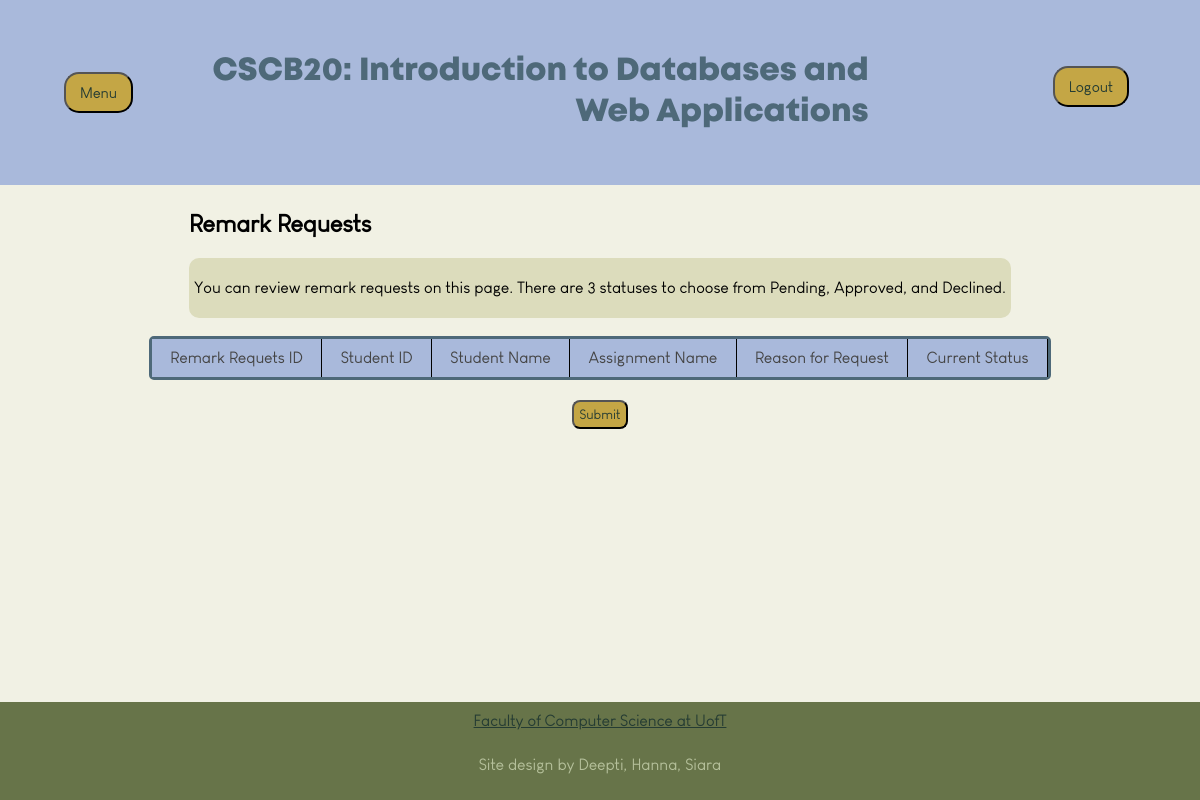
Page /viewremarkrequests on the earlier database version.
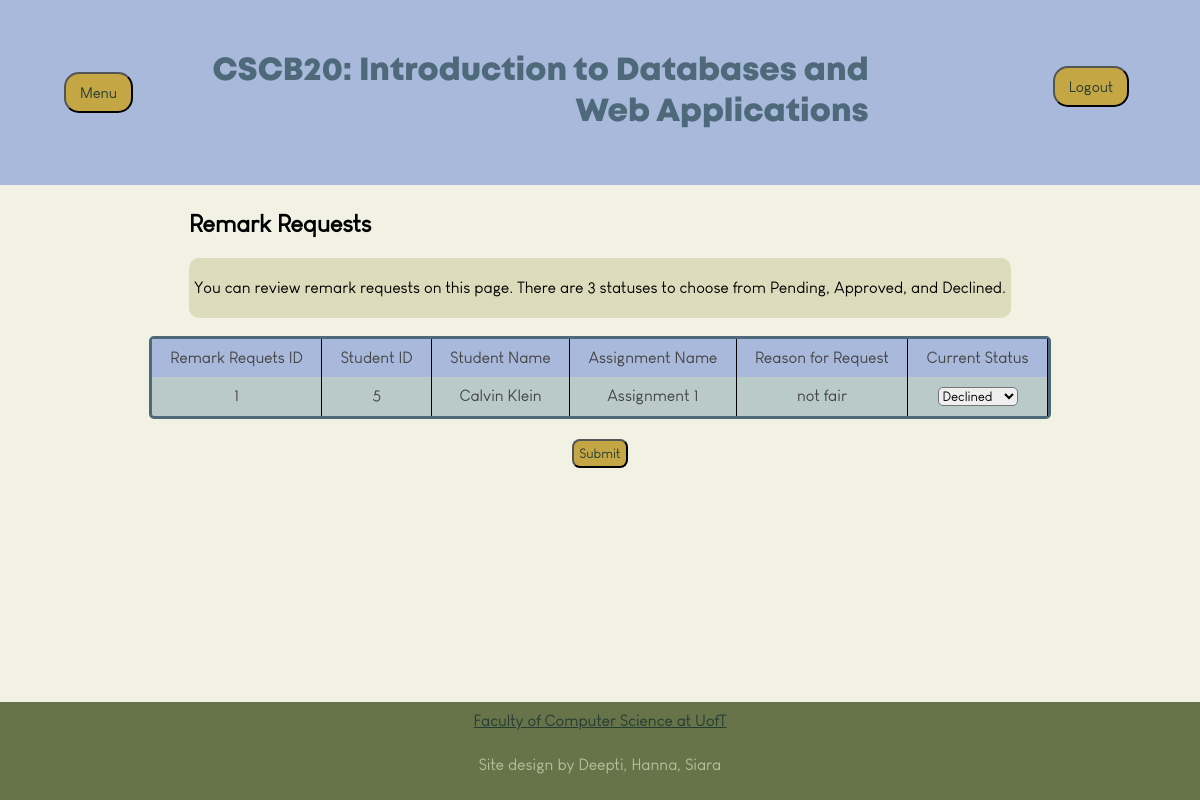
Same page on the later database version.
### app.py (models this page shows)
class RemarkRequests(db.Model):
    __tablename__ = 'remarkrequests'
    remark_id = db.Column(db.Integer, primary_key=True, autoincrement=True)
    assessment_id = db.Column(db.Integer, ForeignKey('assessments.assessment_id'), nullable=False)
    user_id = db.Column(db.Integer, ForeignKey('users.user_id'), nullable=False)
    status = db.Column(db.Integer, nullable=False, default=0)
    remark_reason = db.Column(db.String(500), nullable=True)
    remark_to_user = relationship("User", backref='remarkrequests')
    remark_to_assessment = relationship("Assessment", backref='remarkrequests')

class User(db.Model):
    __tablename__ = 'users'
    user_id = db.Column(db.Integer, primary_key=True, autoincrement=True)
    username = db.Column(db.String(100), nullable=False, unique=True)
    email = db.Column(db.String(100), nullable=False, unique=True)
    password = db.Column(db.String(100), nullable=False)
    first_name = Column(db.String(100))
    last_name = Column(db.String(100))
    user_type = Column(db.Integer, nullable=False)
    instr_feedback = relationship("Feedback", back_populates="instr_to_feedback")

class Assessment(db.Model):
    __tablename__ = 'assessments'
    assessment_id = db.Column(db.Integer, primary_key=True)
    name = db.Column(db.String, nullable=False)
    type = db.Column(db.String, nullable=False)
    details = db.Column(db.String)
    instructor_id = db.Column(db.Integer, ForeignKey('users.user_id'), nullable=False)

### app.py (the view, shortened to what this page needs)
@app.route('/viewremarkrequests', methods=['GET', 'POST'])
def viewremarkrequests():
    username = session.get('name')
    user = User.query.filter_by(username=username).first()
    feedbacks = Feedback.query.all()
    requests = db.session.query(RemarkRequests).join(User, User.user_id == RemarkRequests.user_id).all()
    return render_template('viewremarkrequests.html', requests=requests, user=user)

### templates/viewremarkrequests.html (shortened to what this page needs)
<!DOCTYPE html>
<html>
    <head>
        <link rel="stylesheet" href="{{ url_for('static', filename='index.css') }}">
    </head>
    <body>
        <header class="header">
            <div class="dropdown">
                <button class="dropbutton">Menu</button>
            </div>
            <h1 class="headertext">CSCB20: Introduction to Databases and Web Applications</h1>
            <form method="POST" action="{{ url_for('logout') }}">
                <div class="logout">
                    <button type="submit" class = "dropbutton" name="logout"
                    style=" align-self:center; float:left;">Logout</button>
                </div>
            </form>
        </header>
        <main class="content">
            <h2>Remark Requests</h2>
            <div style="padding: 5px;" class="homeblurbs">
                <p>You can review remark requests on this page. There are 3 statuses to choose from Pending, Approved, and Declined.</p>
            </div> <br>
            <form method='POST'>
                <div class="viewremarkrequestgrid">
                    <div class="cellheader">Remark Requets ID</div>
                    <div class="cellheader">Student ID</div>
                    <div class="cellheader">Student Name</div>
                    <div class="cellheader">Assignment Name</div>
                    <div class="cellheader">Reason for Request</div>
                    <div class="cellheader">Current Status</div>
                    {% for request in requests %}
                    <div class="cell">{{ request.remark_id }}</div>
                    <div class="cell">{{ request.remark_to_user.user_id }}</div>
                    <div class="cell">{{ request.remark_to_user.first_name + " " + request.remark_to_user.last_name }}</div>
                    <div class="cell">{{ request.remark_to_assessment.name }}</div>
                    <div class="cell">{{ request.remark_reason }}</div>
                    <div class="cell">
                        <select style="border-radius: 5px;" name="reviewed_{{ request.remark_id }}">
                            <option value="1" {% if request.status == 1 %} selected {% endif %}>Declined</option>
                        </select>
                    </div>
                    {% endfor %}
                </div>
                <div class="btn-group" style='padding-top: 20px'>
                    <button class="button" type="submit" style="padding: 5px">Submit</button>
                </div>
            </form>
        </main>
        <footer class="footer">
                <div>
                    <a class="link" href="https://www.utsc.utoronto.ca/cms/computer-science" target="_blank" rel="noopener noreferrer">Faculty of Computer Science at UofT</a>
                </div>
                <p>Site design by Deepti, Hanna, Siara</p>
        </footer>
</body>
</html>

### static/index.css (style rules this page uses)
* { font-family: Mont; src: url(Louis\ George\ Cafe.ttf); }
body { display: flex; flex-direction: column; background-color: #F1F1E4; padding: 0; margin: 0; min-height: 100vh; justify-content: flex-start; align-items: center; }
select { font-family: Mont; src: url(Louis\ George\ Cafe.ttf); }
option { font-family: Mont; src: url(Louis\ George\ Cafe.ttf); }
.header { display: flex; flex-direction: row; background-color: #A9B9DB; width: 100%; position: fixed; top: 0; flex-grow: 1; z-index: 100; padding: 30px; text-align: center; }
.headertext { font-family: MontBold; flex-grow: 1; text-align: right; padding-right: 15%; align-items: center; justify-content: center; color: #4E6979; }
.content { flex-grow: 1; padding-top: 190px; }
.footer { display: flex; flex-direction: column; background-color: #677449; width: 100%; bottom: 0; text-align: center; padding: 10px; gap: 10px; margin-top: 20px; color:#B5C09B; }
h2 { padding-left: 40px; }
.link { color: #253C33; }
.homeblurbs { background-color: #DCDCBC; padding: 15px; border-radius: 10px; margin-right: 40px; margin-left: 40px; }
.viewremarkrequestgrid { border-radius: 5px; display: grid; grid-template-columns: repeat(6, auto); background-color: #B9CAC9; color: #444; max-width: 1200px; border: 3px solid #4E6979; }
.cellheader { flex: 1; background-color: #A9B9DB; padding: 10px; text-align: center; border-right: 1px solid black; }
.cell { flex: 1; padding: 10px; text-align: center; max-width: 600px; border-right: 1px solid black; }
.button { color: #253C33; background-color:#C4A645; font-family: Mont; border-radius: 8px; cursor: pointer; }
form { color: black; font-family: Arial, Helvetica, sans-serif; font-size: 100%; }
.btn-group { text-align: center; }
.dropbutton { background-color:#C4A645; color: #253C33; margin: 0.25rem; padding: 10px; font-size: 15px; border-radius: 15px; height: auto; top: 50%; width: 100%; text-align: center; }
.dropdown { display: inline-block; padding-left: 5%; margin-right: 5%; align-self: center; }
.logout { margin-right:75px; margin-top: 32px; float:left; }

Differences in the rows shown:
added RemarkRequests: remark_id "1", remark_to_user.user_id "5", remark_to_user "Calvin Klein", remark_to_assessment.name "Assignment 1", remark_reason "not fair", status+remark_id "Declined"
